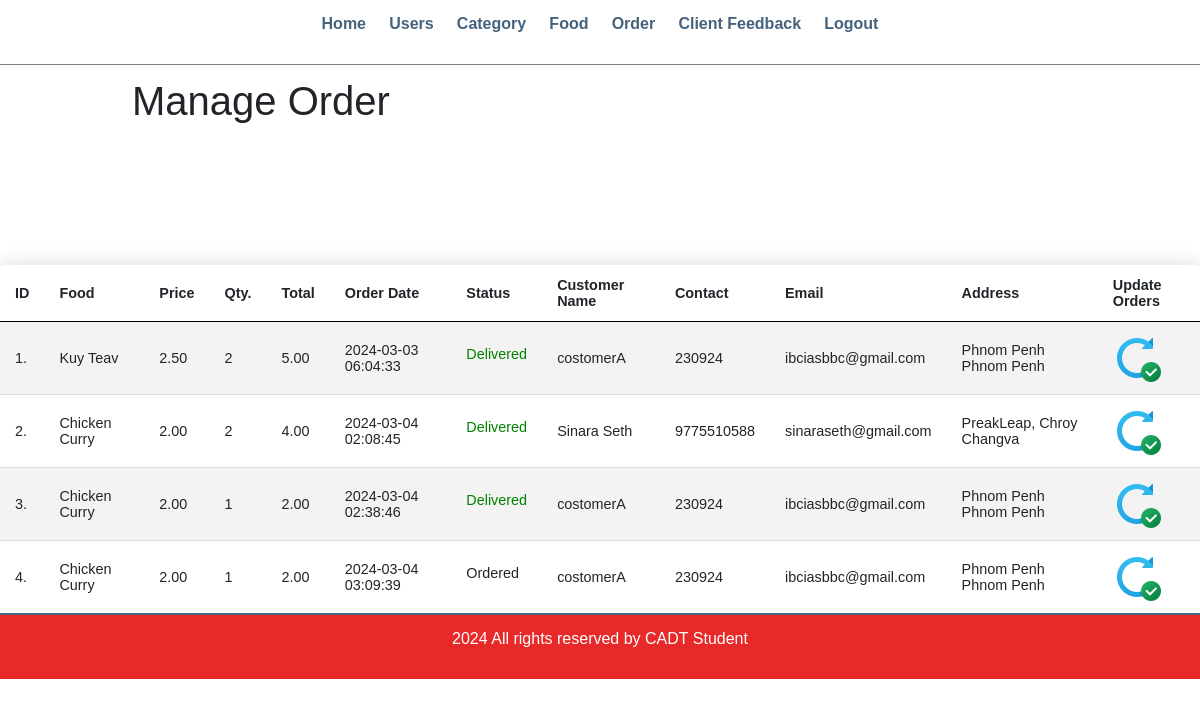
Page /admin/manage-order.php (signed in) on the committed database.
### tables this page shows
CREATE TABLE IF NOT EXISTS `users` (
  `id` int NOT NULL AUTO_INCREMENT,
  `username` varchar(50) NOT NULL,
  `password` varchar(255) NOT NULL,
  `customer_name` varchar(150) NOT NULL,
  `customer_email` varchar(150) NOT NULL,
  `customer_contact` bigint NOT NULL,
  `customer_address` varchar(255) NOT NULL,
  `created_at` datetime DEFAULT CURRENT_TIMESTAMP,
  PRIMARY KEY (`id`),
  UNIQUE KEY `username` (`username`)
);

CREATE TABLE IF NOT EXISTS `tbl_order` (
  `id` int UNSIGNED NOT NULL AUTO_INCREMENT,
  `food` varchar(150) NOT NULL,
  `price` decimal(10,2) NOT NULL,
  `qty` int NOT NULL,
  `total` decimal(10,2) NOT NULL,
  `order_date` datetime NOT NULL,
  `status` varchar(50) NOT NULL,
  `u_id` int NOT NULL,
  PRIMARY KEY (`id`)
);

### admin/manage-order.php (the view, shortened to what this page needs)
<?php include('partials/menu.php'); ?>
    <div class="wrapper">
        <h1>Manage Order</h1>
    </div>
                <br /><br /><br />
                <br><br>
                <table class="content-table">
                    <tr>
                        <th>ID</th>
                        <th>Food</th>
                        <th>Price</th>
                        <th>Qty.</th>
                        <th>Total</th>
                        <th>Order Date</th>
                        <th>Status</th>
                        <th>Customer Name</th>
                        <th>Contact</th>
                        <th>Email</th>
                        <th>Address</th>
                        <th>Update Orders</th>
                    </tr>
                    <?php
                        $sql = "SELECT users.*, tbl_order.* FROM users INNER JOIN tbl_order ON users.id=tbl_order.u_id";
                        $res = mysqli_query($conn, $sql);
                        $count = mysqli_num_rows($res);
                        $sn = 1;
                        if($count>0)
                        {
                            while($row=mysqli_fetch_assoc($res))
                            {
                                $id = $row['id'];
                                $food = $row['food'];
                                $price = $row['price'];
                                $qty = $row['qty'];
                                $total = $row['total'];
                                $order_date = $row['order_date'];
                                $status = $row['status'];
                                $customer_name = $row['customer_name'];
                                $customer_contact = $row['customer_contact'];
                                $customer_email = $row['customer_email'];
                                $customer_address = $row['customer_address'];
                                ?>
                                    <tr>
                                        <td><?php echo $sn++; ?>. </td>
                                        <td><?php echo $food; ?></td>
                                        <td><?php echo $price; ?></td>
                                        <td><?php echo $qty; ?></td>
                                        <td><?php echo $total; ?></td>
                                        <td><?php echo $order_date; ?></td>
                                        <td>
                                            <?php
                                                if($status=="Ordered")
                                                {
                                                    echo "<label>$status</label>";
                                                }
                                                elseif($status=="On Delivery")
                                                {
                                                    echo "<label style='color: orange;'>$status</label>";
                                                }
                                                elseif($status=="Delivered")
                                                {
                                                    echo "<label style='color: green;'>$status</label>";
                                                }
                                                elseif($status=="Cancelled")
                                                {
                                                    echo "<label style='color: red;'>$status</label>";
                                                }
                                            ?>
                                        </td>
                                        <td><?php echo $customer_name; ?></td>
                                        <td><?php echo $customer_contact; ?></td>
                                        <td><?php echo $customer_email; ?></td>
                                        <td><?php echo $customer_address; ?></td>
                                        <td>
                                            <a href="<?php echo SITEURL; ?>admin/update-order.php?id=<?php echo $id; ?>"><img src="../images/icons/update.png"/></a>
                                        </td>
                                    </tr>
                                <?php
                            }
                        }
                        else
                        {
                            echo "<tr><td colspan='12' class='error'>Orders not Available</td></tr>";
                        }
                    ?>
                </table>
<?php include('partials/footer.php'); ?>

### css/admin.css (style rules this page uses)
* { margin: 0; padding: 0; font-family: Arial, Helvetica, sans-serif; }
.wrapper { padding: 1%; width: 80%; margin: 0 auto; }
table tr th { border-bottom: 1px solid black; padding: 1%; text-align: left; }
table tr td { padding: 1%; }
.content-table { border-collapse: collapse; font-size: 0.9em; min-width: 800px; border-radius: 5px 5px 0 0; overflow: hidden; box-shadow: 0 0 20px rgba(0, 0, 0, 0.15); }
.content-table th, .content-table td { padding: 12px 15px; }
.content-table tbody tr { border-bottom: 1px solid #dddddd; }
.content-table tbody tr:nth-of-type(even) { background-color: #f3f3f3; }
.content-table tbody tr:last-of-type { border-bottom: 2px solid #45637d; }

### rows in the picture
users: tbl_order.food "Kuy Teav", tbl_order.price "2.50", tbl_order.qty "2", tbl_order.total "5.00", tbl_order.order_date "2024-03-03 06:04:33", tbl_order.status "Delivered", customer_name "costomerA", customer_contact "230924", customer_email "ibciasbbc@gmail.com", customer_address "Phnom Penh Phnom Penh", tbl_order.food "Chicken Curry", tbl_order.price "2.00", tbl_order.qty "1", tbl_order.total "2.00", tbl_order.order_date "2024-03-04 02:38:46", tbl_order.order_date "2024-03-04 03:09:39", tbl_order.status "Ordered"
users: tbl_order.food "Chicken Curry", tbl_order.price "2.00", tbl_order.qty "2", tbl_order.total "4.00", tbl_order.order_date "2024-03-04 02:08:45", tbl_order.status "Delivered", customer_name "Sinara Seth", customer_contact "9775510588", customer_email "sinaraseth@gmail.com", customer_address "PreakLeap, Chroy Changva"
